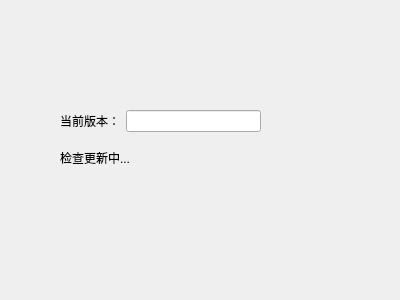
<?xml version="1.0" encoding="UTF-8"?>
<ui version="4.0">
 <class>updateDialog</class>
 <widget class="QDialog" name="updateDialog">
  <property name="geometry">
   <rect>
    <x>0</x>
    <y>0</y>
    <width>400</width>
    <height>300</height>
   </rect>
  </property>
  <property name="windowTitle">
   <string>Dialog</string>
  </property>
  <widget class="QLabel" name="infoLabel">
   <property name="geometry">
    <rect>
     <x>60</x>
     <y>150</y>
     <width>201</width>
     <height>16</height>
    </rect>
   </property>
   <property name="text">
    <string>检查更新中...</string>
   </property>
  </widget>
  <widget class="QWidget" name="">
   <property name="geometry">
    <rect>
     <x>60</x>
     <y>110</y>
     <width>201</width>
     <height>22</height>
    </rect>
   </property>
   <layout class="QHBoxLayout" name="horizontalLayout">
    <item>
     <widget class="QLabel" name="label">
      <property name="text">
       <string>当前版本：</string>
      </property>
     </widget>
    </item>
    <item>
     <widget class="QLineEdit" name="versionLineEdit"/>
    </item>
   </layout>
  </widget>
 </widget>
 <resources/>
 <connections/>
</ui>
